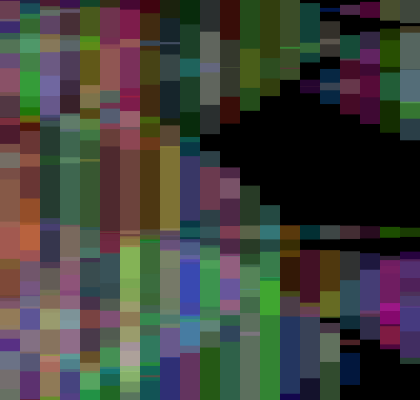
Frame 1 (no input)
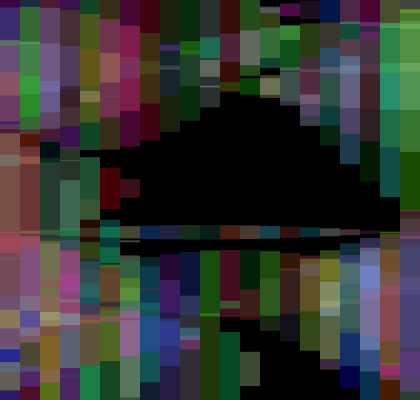
Frame 60 (the mouse pressed at the canvas centre just before this capture)
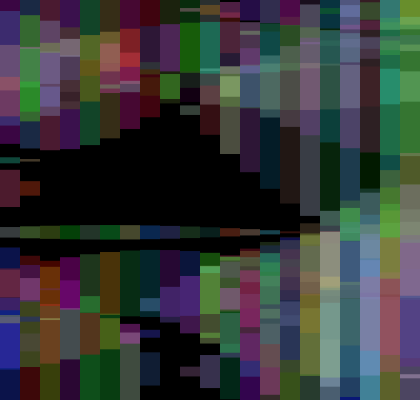
Frame 120 (the mouse held since frame 60 and released just before this capture)

The Processing sketch that drew these frames (run headless with seeded random() and noise(); from frame 60 on, the mouse is pressed at the canvas centre):

// Processing sketch: processing_107287
// ── processing_107287.pde

Wave[] waves = new Wave[30];

void setup() {
  size(420, 400);
  background(0);
  smooth();

  for (int i = 0 ; i < waves.length;i++) {
    waves[i] = new Wave();
  }

  rectMode(CENTER);
  noStroke();
}

void draw() {
  background(0);

  for (int i = 0 ; i < waves.length;i++) {
    waves[i].move();
    waves[i].display();
  }
}

class MyRect {
  int num;
  float x;
  float y;
  float w = 20;
  float h;
  float theta;
  float theta_delta;
  float max_h;

  color c = color(random(255), random(255), random(255));

  MyRect(int tmpNum, float tmpY, float tmpTheta, float tmpDelta, float tmpMax_h) {
    num = tmpNum;

    x = num * w + w/2;
    y = tmpY;

    theta = tmpTheta;
    theta_delta = tmpDelta;

    max_h = tmpMax_h;
  }

  void move() {
    h = max_h * sin(radians((180 * num / 20) + theta));
    theta += theta_delta;

    if (h < 0) {
      c = color(random(255), random(255), random(255));
      h = 0;
    }
  }

  void display() {
    fill(c, 80);
    rect(x, y, w, h);
  }
}

class Wave {
  MyRect[] rects = new MyRect[21];

  float y = random(height);
  float theta = random(360);
  float theta_delta = random(0.1, 1.5);
  float max_h = random(10, height*0.7);

  Wave() {
    for (int i = 0 ; i < rects.length;i++) {
      rects[i] = new MyRect(i, y, theta, theta_delta, max_h);
    }
  }

  void move() {
  }

  void display() {
    for (int i = 0 ; i < rects.length;i++) {
      rects[i].move();
      rects[i].display();
    }
  }
}
